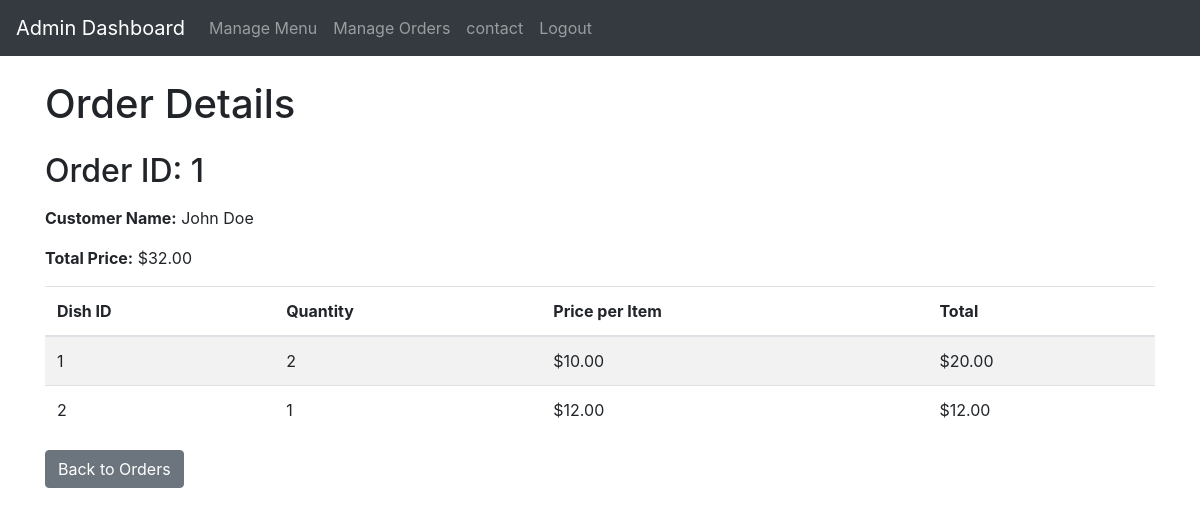
Page /admin/view_order_details.php?id=1 (signed in) on the committed database.
### tables this page shows
CREATE TABLE `orders` (
  `id` int NOT NULL,
  `customer_name` varchar(255) NOT NULL,
  `total_price` decimal(10,2) NOT NULL,
  `order_date` timestamp NULL DEFAULT CURRENT_TIMESTAMP
);

CREATE TABLE `order_details` (
  `id` int NOT NULL,
  `order_id` int NOT NULL,
  `dish_id` int NOT NULL,
  `quantity` int NOT NULL,
  `price_per_item` decimal(10,2) NOT NULL,
  `total` decimal(10,2) NOT NULL
);

### admin/view_order_details.php (the view, shortened to what this page needs)
<?php
include __DIR__ . '/../db_connect.php';
$id = $_GET['id'];
$sql = "SELECT * FROM order_details WHERE order_id='$id'";
$result = mysqli_query($conn, $sql);
$order_sql = "SELECT * FROM orders WHERE id='$id'";
$order_result = mysqli_query($conn, $order_sql);
$order = mysqli_fetch_assoc($order_result);
?>
<!DOCTYPE html>
<html lang="en">
<head>
    <link rel="stylesheet" href="https://stackpath.bootstrapcdn.com/bootstrap/4.5.2/css/bootstrap.min.css">
</head>
<body>
<nav class="navbar navbar-expand-lg navbar-dark bg-dark">
        <a class="navbar-brand" href="#">Admin Dashboard</a>
        <div class="collapse navbar-collapse" id="navbarNav">
            <ul class="navbar-nav">
                <li class="nav-item">
                    <a class="nav-link" href="admin_menu.php">Manage Menu</a>
                </li>
                <li class="nav-item">
                    <a class="nav-link" href="admin_orders.php">Manage Orders</a>
                </li>
                <li class="nav-item">
                    <a class="nav-link" href="admin_panel.php">contact</a>
                </li>
                <li class="nav-item">
                    <a class="nav-link" href="logout.php">Logout</a>
                </li>
            </ul>
        </div>
    </nav>
    <div class="container mt-4">
        <h1 class="mb-4">Order Details</h1>
        <h2 class="mb-3">Order ID: <?php echo htmlspecialchars($id); ?></h2>
        <p><strong>Customer Name:</strong> <?php echo htmlspecialchars($order['customer_name']); ?></p>
        <p><strong>Total Price:</strong> $<?php echo number_format($order['total_price'], 2); ?></p>
        <table class="table table-striped">
            <thead>
                <tr>
                    <th>Dish ID</th>
                    <th>Quantity</th>
                    <th>Price per Item</th>
                    <th>Total</th>
                </tr>
            </thead>
            <tbody>
                <?php while ($detail = mysqli_fetch_assoc($result)): ?>
                <tr>
                    <td><?php echo htmlspecialchars($detail['dish_id']); ?></td>
                    <td><?php echo htmlspecialchars($detail['quantity']); ?></td>
                    <td>$<?php echo number_format($detail['price_per_item'], 2); ?></td>
                    <td>$<?php echo number_format($detail['total'], 2); ?></td>
                </tr>
                <?php endwhile; ?>
            </tbody>
        </table>
        <a href="admin_orders.php" class="btn btn-secondary">Back to Orders</a>
    </div>
</body>
</html>

### rows in the picture
orders: customer_name "John Doe", total_price "32.00"
order_details: dish "1", quantity "2", price_per_item "10.00", total "20.00"
order_details: dish "2", quantity "1", price_per_item "12.00", total "12.00"

### other values in the picture
$id "1"
